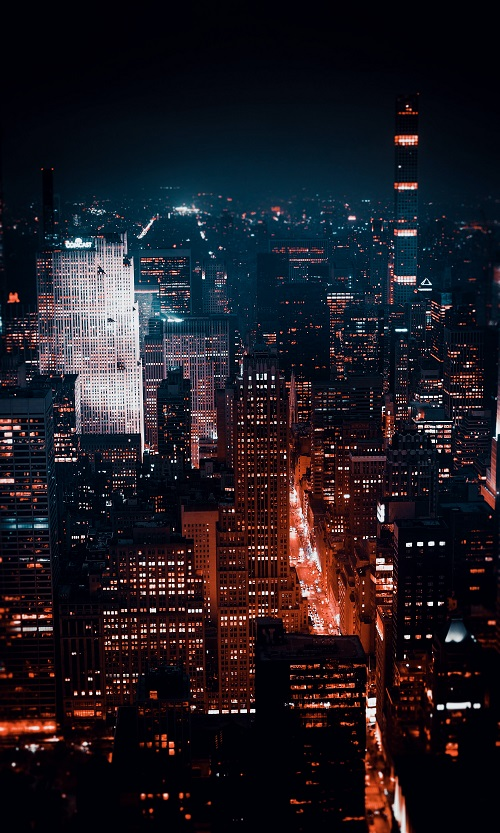
#> input picture city_thumb.jpg, 500 x 833 px
$ python lesson2_p2.py
#> lines starting #> are read from the running program, lines starting #| are printed output that depends on the picture; after the words box and inside, x2 and y2 are one past the last pixel; in counts of white or black regions, pixels touching at a corner belong together
import numpy as np
import cv2 as cv

img_colored = cv.imread('city_thumb.jpg', cv.IMREAD_COLOR)
#> img_colored is the input picture: shape (833, 500, 3); mean B, G, R 33.9, 26.7, 30.8

font = cv.FONT_HERSHEY_COMPLEX
cv.putText(img_colored,'Hello World!',(50,100),font,2,(255,255,255),3, cv.LINE_AA)
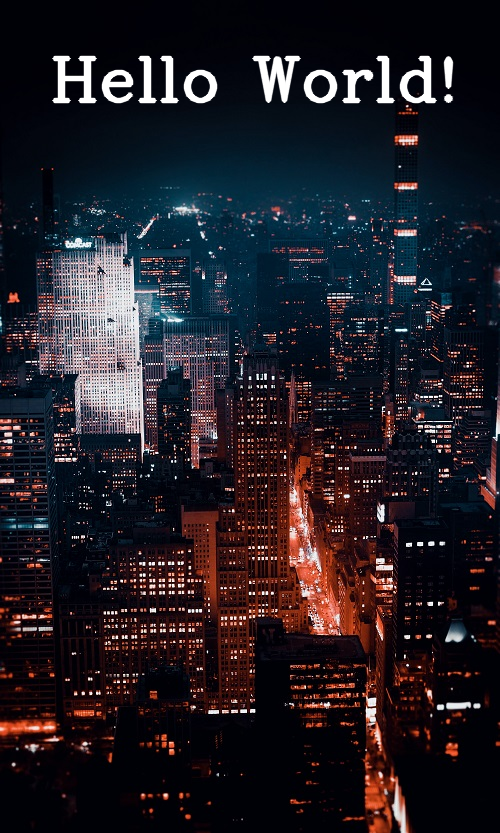
#> img_colored: shape (833, 500, 3); 1.93% of pixels changed, all inside (x1, y1, x2, y2) = (51, 55, 454, 104)


cv.imshow('City', img_colored)
cv.waitKey(0)
cv.destroyAllWindows()

$ run again, with BRAIN.jpg copied over city_thumb.jpg
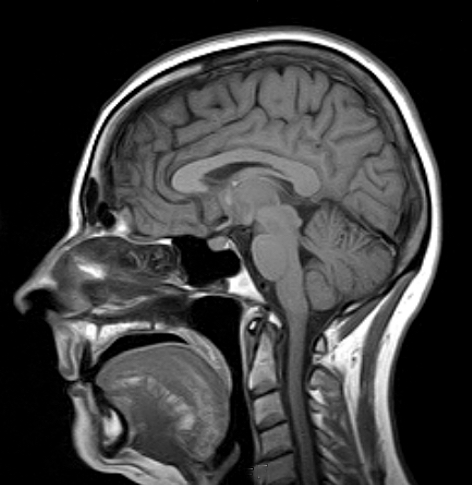
#> input picture BRAIN.jpg, 472 x 485 px
#> img_colored is the input picture: shape (485, 472, 3); min 0, max 255, mean 61.3
#> `cv.putText(img_colored,'Hello World!',(50,100),font,2,(255,255,255),3,..`:
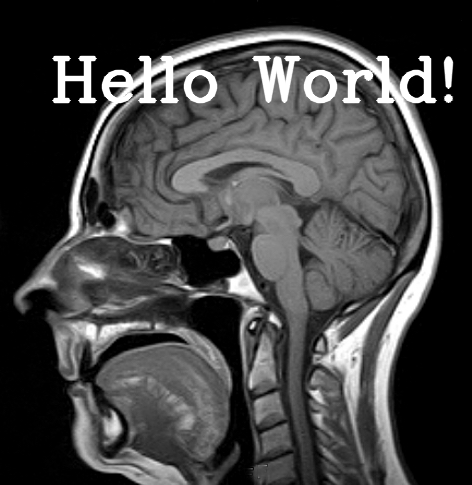
#> img_colored: shape (485, 472, 3); 3.48% of pixels changed, all inside (x1, y1, x2, y2) = (51, 55, 454, 104)

$ run again, with Neuron.jpg copied over city_thumb.jpg
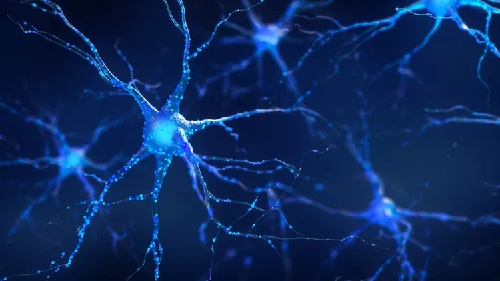
#> input picture Neuron.jpg, 500 x 281 px
#> img_colored is the input picture: shape (281, 500, 3); mean B, G, R 91.7, 40.5, 12.7
#> `cv.putText(img_colored,'Hello World!',(50,100),font,2,(255,255,255),3,..`:
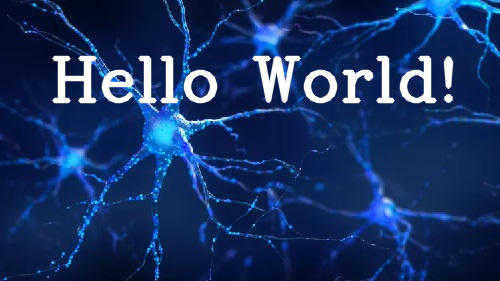
#> img_colored: shape (281, 500, 3); 5.73% of pixels changed, all inside (x1, y1, x2, y2) = (51, 55, 454, 104)
